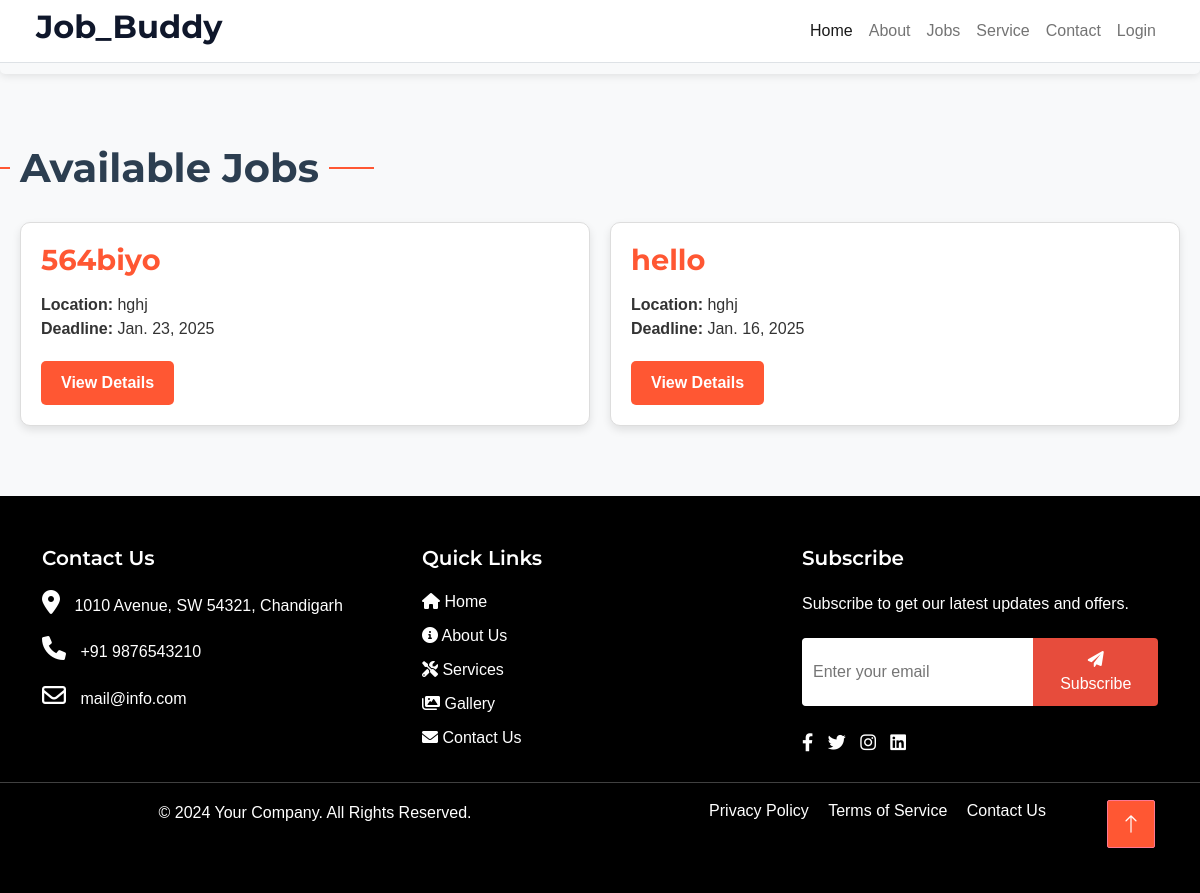
/Job_Management, run on the app's committed database.
### Job_Management/models.py (models this page shows, shortened)
class Job(models.Model):
    title = models.CharField(max_length=200)  # Job title
    published_on = models.DateField(auto_now_add=True)  # Auto-filled publish date
    vacancy = models.PositiveIntegerField()  # Number of vacancies
    employment_status = models.CharField(max_length=100)  # Employment status (e.g., Full-time, Part-time)
    experience = models.CharField(max_length=100)  # Experience requirements (e.g., "2-5 years")
    job_location = models.CharField(max_length=200)  # Location of the job
    salary = models.CharField(max_length=100)  # Salary information (e.g., "Negotiable" or range)
    gender = models.CharField(max_length=50, choices=[  # Gender preference (optional)
        ('Male', 'Male'),
        ('Female', 'Female'),
        ('Any', 'Any'),
    ], default='Any')
    application_deadline = models.DateField()  # Last date for application submission

### Job_Management/views.py (the view)
# urls.py: path('', views.job_list, name='job_list'),
def job_list(request):
    jobs = Job.objects.all()
    return render(request, 'job_list.html', {'jobs': jobs})

### Job_Management/templates/job_list.html (shortened to what this page needs)
{% extends 'base1.html' %}
{% block content %}
<div class="job-list-container">
    <h2 class="section-title">Available Jobs</h2>
    <div class="job-cards">
        {% for job in jobs %}
        <div class="job-card">
            <h3 class="job-title">{{ job.title }}</h3>
            <p class="job-info">
                <span><strong>Location:</strong> {{ job.job_location }}</span><br>
                <span><strong>Deadline:</strong> {{ job.application_deadline }}</span>
            </p>
            <a href="{% url 'job_detail' job.id %}" class="view-details-btn">View Details</a>
        </div>
        {% endfor %}
    </div>
</div>
{% endblock %}

### Base/static/user_static/css/style1.css (style rules this page uses)
:root { --primary: #ff5733; --light: #F1F8FF; --dark: #0F172B; }
body { padding-top: 56px; }
.section-title { position: relative; display: inline-block; }
.section-title::before { position: absolute; content: ""; width: 45px; height: 2px; top: 50%; left: -55px; margin-top: -1px; background: var(--primary); }
.section-title::after { position: absolute; content: ""; width: 45px; height: 2px; top: 50%; right: -55px; margin-top: -1px; background: var(--primary); }

### Job_Management/templates/job_list.html (style rules this page uses)
body { font-family: 'Arial', sans-serif; background-color: #f8f9fa; margin: 0; padding: 0; }
.job-list-container { max-width: 1200px; margin: 50px auto; padding: 20px; }
.section-title { font-size: 2.5rem; color: #2c3e50; text-align: center; margin-bottom: 30px; }
.job-cards { display: grid; grid-template-columns: repeat(auto-fit, minmax(300px, 1fr)); gap: 20px; }
.job-card { background-color: #ffffff; border: 1px solid #ddd; border-radius: 10px; padding: 20px; box-shadow: 0 4px 8px rgba(0, 0, 0, 0.1); transition: box-shadow 0.3s ease, transform 0.3s ease; }
.job-title { font-size: 1.8rem; color: #ff5733; margin-bottom: 15px; }
.job-info { font-size: 1rem; color: #333; margin-bottom: 20px; }
.view-details-btn { display: inline-block; padding: 10px 20px; background-color: #ff5733; color: #ffffff; text-decoration: none; font-size: 1rem; font-weight: bold; text-align: center; border-radius: 5px; }

### data on the page
Job: title "564biyo", job_location "hghj", application_deadline "Jan. 23, 2025"
Job: title "hello", job_location "hghj", application_deadline "Jan. 16, 2025"
